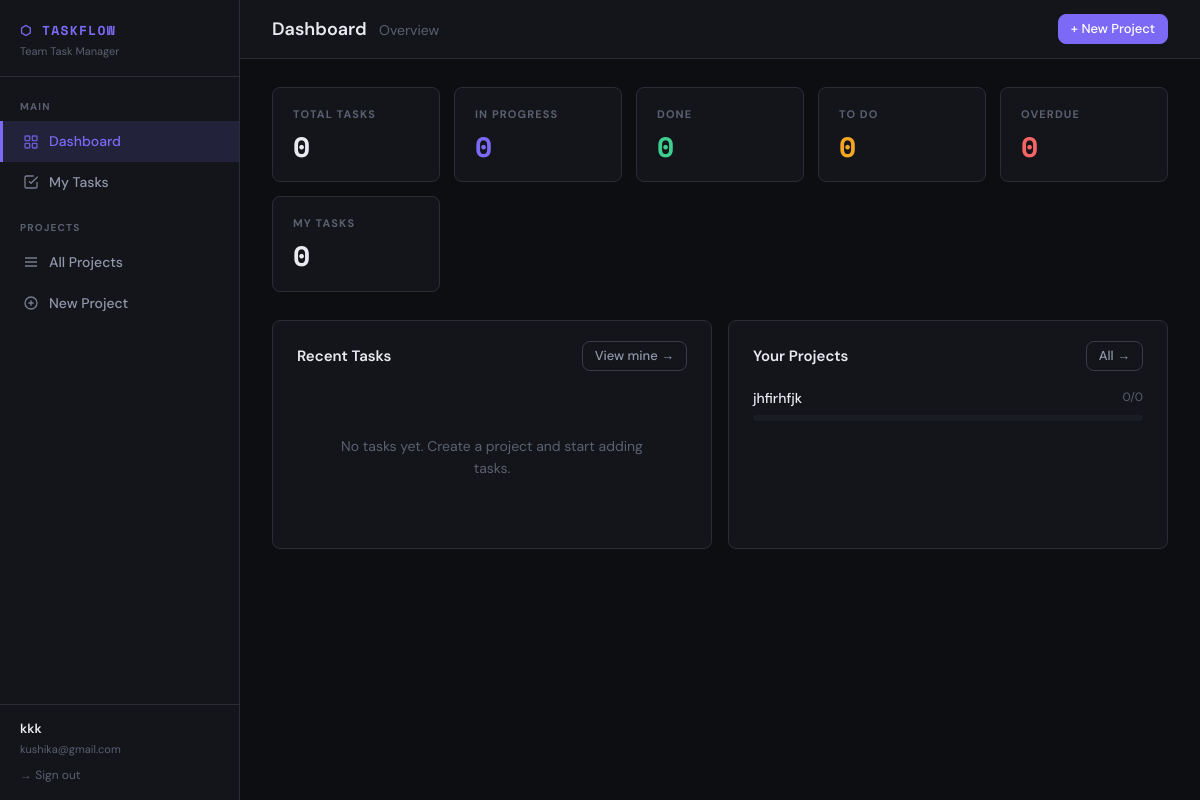
The page /dashboard (signed in) on the database its author committed.
### app.py (models this page shows, shortened)
class User(UserMixin, db.Model):
    id = db.Column(db.Integer, primary_key=True)
    name = db.Column(db.String(100), nullable=False)
    email = db.Column(db.String(150), unique=True, nullable=False)
    password_hash = db.Column(db.String(256), nullable=False)
    created_at = db.Column(db.DateTime, default=datetime.utcnow)
    owned_projects = db.relationship('Project', backref='owner', lazy=True)
    assigned_tasks = db.relationship('Task', backref='assignee', lazy=True)

class Project(db.Model):
    id = db.Column(db.Integer, primary_key=True)
    name = db.Column(db.String(150), nullable=False)
    description = db.Column(db.Text)
    owner_id = db.Column(db.Integer, db.ForeignKey('user.id'), nullable=False)
    created_at = db.Column(db.DateTime, default=datetime.utcnow)
    members = db.relationship('User', secondary=project_members,
                              backref=db.backref('projects', lazy='dynamic'))
    tasks = db.relationship('Task', backref='project', lazy=True, cascade='all, delete-orphan')

### app.py (the view)
@app.route('/dashboard')
@login_required
def dashboard():
    user_projects = current_user.projects.all()
    all_tasks = Task.query.filter(
        Task.project_id.in_([p.id for p in user_projects])
    ).all()
    stats = {
        'total': len(all_tasks),
        'todo': sum(1 for t in all_tasks if t.status == 'To Do'),
        'in_progress': sum(1 for t in all_tasks if t.status == 'In Progress'),
        'done': sum(1 for t in all_tasks if t.status == 'Done'),
        'overdue': sum(1 for t in all_tasks if t.is_overdue),
        'my_tasks': sum(1 for t in all_tasks if t.assignee_id == current_user.id),
    }
    recent_tasks = Task.query.filter(
        Task.project_id.in_([p.id for p in user_projects])
    ).order_by(Task.created_at.desc()).limit(5).all()
    return render_template('dashboard.html', stats=stats, projects=user_projects,
                           recent_tasks=recent_tasks, today=date.today())

### app.py (called while the page is built)
@login_manager.user_loader
def load_user(user_id):
    return db.session.get(User, int(user_id))

### templates/dashboard.html (shortened to what this page needs)
{% extends "base.html" %}
{% block page_title %}Dashboard <span>Overview</span>{% endblock %}
{% block topbar_actions %}
  <a href="{{ url_for('new_project') }}" class="btn btn-primary btn-sm">+ New Project</a>
{% endblock %}
{% block content %}
<div class="stats-grid">
  <div class="stat-card">
    <div class="stat-label">Total Tasks</div>
    <div class="stat-value">{{ stats.total }}</div>
  </div>
  <div class="stat-card accent">
    <div class="stat-label">In Progress</div>
    <div class="stat-value">{{ stats.in_progress }}</div>
  </div>
  <div class="stat-card green">
    <div class="stat-label">Done</div>
    <div class="stat-value">{{ stats.done }}</div>
  </div>
  <div class="stat-card yellow">
    <div class="stat-label">To Do</div>
    <div class="stat-value">{{ stats.todo }}</div>
  </div>
  <div class="stat-card red">
    <div class="stat-label">Overdue</div>
    <div class="stat-value">{{ stats.overdue }}</div>
  </div>
  <div class="stat-card">
    <div class="stat-label">My Tasks</div>
    <div class="stat-value">{{ stats.my_tasks }}</div>
  </div>
</div>
<div style="display:grid;grid-template-columns:1fr 1fr;gap:16px;">
  <div class="card">
    <div class="card-header">
      <div class="card-title">Recent Tasks</div>
      <a href="{{ url_for('my_tasks') }}" class="btn btn-ghost btn-sm">View mine →</a>
    </div>
    {% if recent_tasks %}
      <div class="table-wrap">
        <table>
          <thead>
            <tr><th>Task</th><th>Project</th><th>Status</th><th>Due</th></tr>
          </thead>
          <tbody>
            {% for task in recent_tasks %}
            <tr>
              <td><strong>{{ task.title }}</strong></td>
              <td><a href="{{ url_for('project_detail', project_id=task.project.id) }}">{{ task.project.name }}</a></td>
              <td>
                {% if task.status == 'To Do' %}<span class="badge badge-todo">To Do</span>
                {% elif task.status == 'In Progress' %}<span class="badge badge-progress">In Progress</span>
                {% else %}<span class="badge badge-done">Done</span>{% endif %}
              </td>
              <td class="task-due {{ 'overdue' if task.is_overdue }}">
                {{ task.due_date.strftime('%b %d') if task.due_date else '—' }}
              </td>
            </tr>
            {% endfor %}
          </tbody>
        </table>
      </div>
    {% else %}
      <div class="empty-state">
        <p>No tasks yet. Create a project and start adding tasks.</p>
      </div>
    {% endif %}
  </div>
  <div class="card">
    <div class="card-header">
      <div class="card-title">Your Projects</div>
      <a href="{{ url_for('projects') }}" class="btn btn-ghost btn-sm">All →</a>
    </div>
    {% if projects %}
      {% for project in projects[:6] %}
        {% set task_count = project.tasks|length %}
        {% set done_count = project.tasks|selectattr('status', 'eq', 'Done')|list|length %}
        {% set pct = ((done_count / task_count * 100)|int) if task_count > 0 else 0 %}
        <div style="margin-bottom:14px;">
          <div class="flex-between" style="margin-bottom:6px;">
            <a href="{{ url_for('project_detail', project_id=project.id) }}" style="font-size:14px;font-weight:500;color:var(--text);">{{ project.name }}</a>
            <span class="text-muted" style="font-size:12px;">{{ done_count }}/{{ task_count }}</span>
          </div>
          <div class="progress-bar-wrap">
          </div>
        </div>
      {% endfor %}
    {% else %}
      <div class="empty-state">
        <p>No projects yet. <a href="{{ url_for('new_project') }}">Create one →</a></p>
      </div>
    {% endif %}
  </div>
</div>
{% endblock %}

### templates/base.html (shortened to what this page needs)
<!DOCTYPE html>
<html lang="en">
<head>
  <link rel="stylesheet" href="{{ url_for('static', filename='css/style.css') }}"/>
</head>
<body>
<div class="app-shell">
  <aside class="sidebar">
    <div class="sidebar-logo">
      <div class="logo-mark">⬡ TaskFlow</div>
      <div class="logo-sub">Team Task Manager</div>
    </div>
    <nav class="sidebar-nav">
      <div class="sidebar-section-label">Main</div>
      <a href="{{ url_for('dashboard') }}" class="nav-link {% if request.endpoint == 'dashboard' %}active{% endif %}">
        <svg width="16" height="16" fill="none" stroke="currentColor" stroke-width="2" viewBox="0 0 24 24"><rect x="3" y="3" width="7" height="7" rx="1"/><rect x="14" y="3" width="7" height="7" rx="1"/><rect x="3" y="14" width="7" height="7" rx="1"/><rect x="14" y="14" width="7" height="7" rx="1"/></svg>
        Dashboard
      </a>
      <a href="{{ url_for('my_tasks') }}" class="nav-link {% if request.endpoint == 'my_tasks' %}active{% endif %}">
        <svg width="16" height="16" fill="none" stroke="currentColor" stroke-width="2" viewBox="0 0 24 24"><path d="M9 11l3 3L22 4"/><path d="M21 12v7a2 2 0 01-2 2H5a2 2 0 01-2-2V5a2 2 0 012-2h11"/></svg>
        My Tasks
      </a>
      <div class="sidebar-section-label" style="margin-top:8px">Projects</div>
      <a href="{{ url_for('projects') }}" class="nav-link {% if request.endpoint == 'projects' %}active{% endif %}">
        <svg width="16" height="16" fill="none" stroke="currentColor" stroke-width="2" viewBox="0 0 24 24"><path d="M3 6h18M3 12h18M3 18h18"/></svg>
        All Projects
      </a>
      <a href="{{ url_for('new_project') }}" class="nav-link {% if request.endpoint == 'new_project' %}active{% endif %}">
        <svg width="16" height="16" fill="none" stroke="currentColor" stroke-width="2" viewBox="0 0 24 24"><circle cx="12" cy="12" r="9"/><path d="M12 8v8M8 12h8"/></svg>
        New Project
      </a>
    </nav>
    <div class="sidebar-user">
      <div class="user-name">{{ current_user.name }}</div>
      <div class="user-email">{{ current_user.email }}</div>
      <a href="{{ url_for('logout') }}" class="logout-link">→ Sign out</a>
    </div>
  </aside>
  <div class="main-content">
    <header class="topbar">
      <div class="page-title">{% block page_title %}{% endblock %}</div>
      <div class="flex gap-8">{% block topbar_actions %}{% endblock %}</div>
    </header>
    <main class="content">{% block content %}{% endblock %}</main>
  </div>
</div>
</body>
</html>

### rows shown on the page
User: name "kkk", email "kushika@gmail.com"
Project: name "jhfirhfjk", done_count "0", task_count "0"

### other values the page prints
{{ stats.total }} "0"
{{ stats.in_progress }} "0"
{{ stats.done }} "0"
{{ stats.todo }} "0"
{{ stats.overdue }} "0"
{{ stats.my_tasks }} "0"
